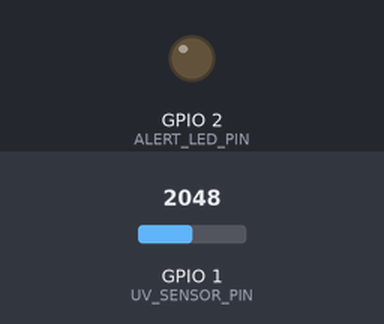
Recording of a sketch running on a simulated ESP32. On the bench: output pins drawn as LEDs (lit = HIGH). The inputs (shaded band) are chosen by the test bench; at power-on: GPIO 1 (UV_SENSOR_PIN) = 2048 (analog values on the 0–4095 scale). Nothing arrives over Bluetooth unless stated; a phone connects over Bluetooth LE 3 s after start; what the sketch prints to the serial monitor is not drawn.

Above: at 0.05 s.
Timing chart, 0 to 5.6 s (numbered marks = the images above):
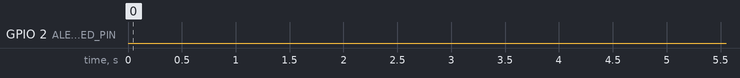

Measured:
- by itself, GPIO 2 (ALERT_LED_PIN): LOW → HIGH at 9.1 s, → LOW 0.10 s later, → HIGH 0.10 s later, → LOW 0.10 s later, … (703 changes in this stretch)
- by itself, everything shown: repeats every 2.4 s, in 6 steps

The sketch:

UVTrackerESP20251127.ino
```cpp
//Server Code
#include <BLEDevice.h>
#include <BLEUtils.h>
#include <BLEServer.h>
#include <BLECharacteristic.h>
#include <BLE2902.h>
#include <deque>
#include <numeric>

// --- Custom UUID Definitions ---
#define SERVICE_UUID "3091094d-6d61-44b3-9ed3-f84515e7e623"

// Define unique UUIDs for each characteristic
#define CHAR_UUID_CURRENT "7c3fd1f0-7343-4d83-b341-2a95bc4ce3c0"
#define CHAR_UUID_10SEC_AVG "7c3fd1f0-7343-4d83-b341-2a95bc4ce3c1"
#define CHAR_UUID_1MIN_AVG "7c3fd1f0-7343-4d83-b341-2a95bc4ce3c2"
#define CHAR_UUID_5MIN_AVG "7c3fd1f0-7343-4d83-b341-2a95bc4ce3c3"
#define CHAR_UUID_10MIN_AVG "7c3fd1f0-7343-4d83-b341-2a95bc4ce3c4"
#define CHAR_UUID_15MIN_AVG "7c3fd1f0-7343-4d83-b341-2a95bc4ce3c5"
#define CHAR_UUID_30MIN_AVG "7c3fd1f0-7343-4d83-b341-2a95bc4ce3c6"
#define CHAR_UUID_ALERT_STATE "7c3fd1f0-7343-4d83-b341-2a95bc4ce3c7"

// --- Alert State Codes (Higher number = Higher Priority) ---
#define ALERT_NONE 0
#define ALERT_30_MIN 1
#define ALERT_15_MIN 2
#define ALERT_10_MIN 3
#define ALERT_5_MIN 4
#define ALERT_1_MIN 5
#define ALERT_10_SEC 6

// Sensor Pin (Assuming GPIO 1 based on original loop call)
const int UV_SENSOR_PIN = 1;

// --- ALERTING MECHANISM DEFINITIONS (MODIFIED) ---
const int ALERT_LED_PIN = LED_BUILTIN;
const int ALERT_VIBRATOR_PIN = 2;  // *** NEW: Pin for the Vibrator Motor (e.g., GPIO 2) ***

bool alert_on = false;
int current_alert_code = ALERT_NONE;

unsigned long lastBlinkTime = 0;
const long blinkInterval = 200;
// *** NEW: Vibrator Pulse Timing (a quick buzz) ***
const long vibrateDuration = 100;  // ms to keep the motor ON

// Define the buffer sizes for each time window (assuming a 1-second delay/sample rate)
const int SAMPLES_10_SEC = 10;
const int SAMPLES_1_MIN = 60;
const int SAMPLES_5_MIN = 300;
const int SAMPLES_10_MIN = 600;
const int SAMPLES_15_MIN = 900;
const int SAMPLES_30_MIN = 1800;  // 30 minutes

// Define the **ALERT** thresholds for each time window
const float THRESHOLD_10_SEC = 12.0f;
const float THRESHOLD_1_MIN = 10.0f;
const float THRESHOLD_5_MIN = 7.0f;
const float THRESHOLD_10_MIN = 5.0f;
const float THRESHOLD_15_MIN = 3.0f;
const float THRESHOLD_30_MIN = 1.0f;

// Circular buffer to store samples
std::deque<float> sampleBuffer;

// BLE Characteristic Pointers
BLECharacteristic *pCharCurrent;
BLECharacteristic *pChar10SecAvg;
BLECharacteristic *pChar1MinAvg;
BLECharacteristic *pChar5MinAvg;
BLECharacteristic *pChar10MinAvg;
BLECharacteristic *pChar15MinAvg;
BLECharacteristic *pChar30MinAvg;
BLECharacteristic *pCharAlertState;

// Function to add a new sample and maintain buffer size
void addSample(float newSample) {
  sampleBuffer.push_back(newSample);

  // Keep the buffer size to the maximum needed (30 minutes)
  if (sampleBuffer.size() > SAMPLES_30_MIN) {
    sampleBuffer.pop_front();
  }
}

// Function to calculate the average for a given number of samples
float calculateAverage(int numSamples) {
  if (sampleBuffer.empty() || numSamples <= 0) {
    return 0.0f;
  }

  // Only calculate and return the average if the buffer contains
  // the full number of required samples for this time window.
  if (sampleBuffer.size() < numSamples) {
    // Return 0.0f or any desired default value until the window is full
    return 0.0f;
  }

  // Since we've confirmed the buffer is full, we average exactly `numSamples`
  float sum = 0.0f;
  // Iterate over the last 'numSamples' elements
  for (int i = 0; i < numSamples; ++i) {
    sum += sampleBuffer[sampleBuffer.size() - numSamples + i];
  }
  return sum / numSamples;
}

// Utility function to convert float to a printable/transmittable string (BLE handles bytes/strings well)
String floatToString(float val) {
  char buf[20];
  sprintf(buf, "%.2f", val);
  return String(buf);
}

// *** NEW: Function to execute a single short vibration pulse ***
void pulseVibrator() {
  // Note: Since we are in the main loop and don't want to use delay() here,
  // we'll rely on the main `handleBlinking` and `loop` flow to keep it simple.
  // For a simple pulse, we can momentarily block, as the main loop already has a 1000ms delay.
  // However, it's safer to integrate it into the non-blocking `handleBlinking`.
  // For now, let's stick to the non-blocking approach in `handleBlinking`
  // and just ensure the pin is set HIGH/LOW when the alert state changes.
}


// --- Alerting Function (MODIFIED) ---
void checkAndHandleAlerts(float avg_10_sec, float avg_1_min, float avg_5_min, float avg_10_min, float avg_15_min, float avg_30_min) {
  // Determine the highest priority alert code
  current_alert_code = ALERT_NONE;

  // Check from shortest (highest priority) to longest
  if (avg_10_sec > THRESHOLD_10_SEC) {
    current_alert_code = ALERT_10_SEC;
  } else if (avg_1_min > THRESHOLD_1_MIN) {
    current_alert_code = ALERT_1_MIN;
  } else if (avg_5_min > THRESHOLD_5_MIN) {
    current_alert_code = ALERT_5_MIN;
  } else if (avg_10_min > THRESHOLD_10_MIN) {
    current_alert_code = ALERT_10_MIN;
  } else if (avg_15_min > THRESHOLD_15_MIN) {
    current_alert_code = ALERT_15_MIN;
  } else if (avg_30_min > THRESHOLD_30_MIN) {
    current_alert_code = ALERT_30_MIN;
  }

  // --- Update Alert Characteristic ---
  uint8_t alert_value = (uint8_t)current_alert_code;
  pCharAlertState->setValue(&alert_value, 1);
  pCharAlertState->notify();

  if (current_alert_code != ALERT_NONE) {
    // --- Alert Triggered (Physical/Serial) ---
    if (!alert_on) {
      Serial.println("\n*** ALERT TRIGGERED: At least one average UV Index is above threshold! ***");
      // *** NEW: Turn on the vibrator when the alert FIRST triggers ***
      digitalWrite(ALERT_VIBRATOR_PIN, HIGH);
      // Reset the blink time to start the LED and VIBRATOR pattern
      lastBlinkTime = millis();
      alert_on = true;
    }

    // Print specific alert type
    Serial.print("Highest Priority Alert: ");
    switch (current_alert_code) {
      case ALERT_10_SEC: Serial.println("10-Second Avg (Code 6)."); break;
      case ALERT_1_MIN: Serial.println("1-Minute Avg (Code 5)."); break;
      case ALERT_5_MIN: Serial.println("5-Minute Avg (Code 4)."); break;
      case ALERT_10_MIN: Serial.println("10-Minute Avg (Code 3)."); break;
      case ALERT_15_MIN: Serial.println("15-Minute Avg (Code 2)."); break;
      case ALERT_30_MIN: Serial.println("30-Minute Avg (Code 1)."); break;
    }

  } else {
    // --- Alert Cleared ---
    if (alert_on) {
      Serial.println("\n*** ALERT CLEARED: All average UV Indices are now below their thresholds. ***");
      // *** MODIFIED: Turn off the LED and VIBRATOR when the alert clears ***
      digitalWrite(ALERT_LED_PIN, LOW);
      digitalWrite(ALERT_VIBRATOR_PIN, LOW);
      alert_on = false;
    }
  }
}

// Function to handle the LED and VIBRATOR pulsing logic (MODIFIED)
void handleBlinking() {
  if (alert_on) {
    digitalWrite(ALERT_LED_PIN, LOW);
    digitalWrite(ALERT_VIBRATOR_PIN, LOW);
    for (int i = 0; i <= current_alert_code; ++i) {
      digitalWrite(ALERT_LED_PIN, HIGH);
      digitalWrite(ALERT_VIBRATOR_PIN, HIGH);
      delay(100);
      digitalWrite(ALERT_LED_PIN, LOW);
      digitalWrite(ALERT_VIBRATOR_PIN, LOW);
      delay(100);
    }
    digitalWrite(ALERT_LED_PIN, LOW);
    digitalWrite(ALERT_VIBRATOR_PIN, LOW);
  }
}


void setup() {
  Serial.begin(115200);
  Serial.println("Starting BLE UV Tracker!");
  analogReadResolution(12);

  // --- ALERTING: Initialize LED and VIBRATOR Pins (MODIFIED) ---
  pinMode(ALERT_LED_PIN, OUTPUT);
  digitalWrite(ALERT_LED_PIN, LOW);

  // *** NEW: Initialize Vibrator Pin ***
  pinMode(ALERT_VIBRATOR_PIN, OUTPUT);
  digitalWrite(ALERT_VIBRATOR_PIN, LOW);

  BLEDevice::init("UV Tracker");
  BLEServer *pServer = BLEDevice::createServer();
  BLEService *pService = pServer->createService(SERVICE_UUID);

  // --- Initialize all 7 Characteristics (No Change) ---
  pCharCurrent = pService->createCharacteristic(
    CHAR_UUID_CURRENT,
    BLECharacteristic::PROPERTY_READ | BLECharacteristic::PROPERTY_NOTIFY);
  pCharCurrent->addDescriptor(new BLE2902());

  pChar10SecAvg = pService->createCharacteristic(
    CHAR_UUID_10SEC_AVG,
    BLECharacteristic::PROPERTY_READ | BLECharacteristic::PROPERTY_NOTIFY);
  pChar10SecAvg->addDescriptor(new BLE2902());

  pChar1MinAvg = pService->createCharacteristic(
    CHAR_UUID_1MIN_AVG,
    BLECharacteristic::PROPERTY_READ | BLECharacteristic::PROPERTY_NOTIFY);
  pChar1MinAvg->addDescriptor(new BLE2902());

  pChar5MinAvg = pService->createCharacteristic(
    CHAR_UUID_5MIN_AVG,
    BLECharacteristic::PROPERTY_READ | BLECharacteristic::PROPERTY_NOTIFY);
  pChar5MinAvg->addDescriptor(new BLE2902());

  pChar10MinAvg = pService->createCharacteristic(
    CHAR_UUID_10MIN_AVG,
    BLECharacteristic::PROPERTY_READ | BLECharacteristic::PROPERTY_NOTIFY);
  pChar10MinAvg->addDescriptor(new BLE2902());

  pChar15MinAvg = pService->createCharacteristic(
    CHAR_UUID_15MIN_AVG,
    BLECharacteristic::PROPERTY_READ | BLECharacteristic::PROPERTY_NOTIFY);
  pChar15MinAvg->addDescriptor(new BLE2902());

  pChar30MinAvg = pService->createCharacteristic(
    CHAR_UUID_30MIN_AVG,
    BLECharacteristic::PROPERTY_READ | BLECharacteristic::PROPERTY_NOTIFY);
  pChar30MinAvg->addDescriptor(new BLE2902());

  // New Alert State Characteristic
  pCharAlertState = pService->createCharacteristic(
    CHAR_UUID_ALERT_STATE,
    BLECharacteristic::PROPERTY_READ | BLECharacteristic::PROPERTY_NOTIFY);
  pCharAlertState->addDescriptor(new BLE2902());

  pService->start();

  BLEAdvertising *pAdvertising = BLEDevice::getAdvertising();
  pAdvertising->addServiceUUID(SERVICE_UUID);
  pAdvertising->setScanResponse(true);
  pAdvertising->setMinPreferred(0x06);
  pAdvertising->setMinPreferred(0x12);
  BLEDevice::startAdvertising();
  Serial.println("BLE Service and Characteristics defined. Advertising started.");
}

float read_uv_index(int pin) {
  int sensor_millivolts = analogReadMilliVolts(pin);
  float voltage = sensor_millivolts / 1000.0;
  // This mapping (voltage * 10) is a simplification, tune based on your sensor's datasheet
  float uv_index = voltage * 10.0;
  return uv_index;
}

void loop() {
  // --- Data Acquisition & Calculation ---
  float current_uv_index = read_uv_index(UV_SENSOR_PIN);
  addSample(current_uv_index);

  // Calculate averages (will return 0.0f until buffer is full for that time window)
  float avg_10_sec = calculateAverage(SAMPLES_10_SEC);
  float avg_1_min = calculateAverage(SAMPLES_1_MIN);
  float avg_5_min = calculateAverage(SAMPLES_5_MIN);
  float avg_10_min = calculateAverage(SAMPLES_10_MIN);
  float avg_15_min = calculateAverage(SAMPLES_15_MIN);
  float avg_30_min = calculateAverage(SAMPLES_30_MIN);

  // Print to Serial for debugging
  Serial.println("--- New Sample Cycle ---");
  Serial.println("Current UVI: " + floatToString(current_uv_index));
  Serial.println("Avg 10 sec: " + floatToString(avg_10_sec));
  Serial.println("Avg 1 min: " + floatToString(avg_1_min));
  Serial.println("Avg 5 min: " + floatToString(avg_5_min));
  Serial.println("Avg 10 min: " + floatToString(avg_10_min));
  Serial.println("Avg 15 min: " + floatToString(avg_15_min));
  Serial.println("Avg 30 min: " + floatToString(avg_30_min));

  // --- ALERTING: Check and Trigger/Clear Alerts, Update Alert Characteristic ---
  checkAndHandleAlerts(avg_10_sec, avg_1_min, avg_5_min, avg_10_min, avg_15_min, avg_30_min);

  // --- Update BLE Average Characteristics and Notify Clients (No Change) ---
  pCharCurrent->setValue(floatToString(current_uv_index).c_str());
  pCharCurrent->notify();

  pChar10SecAvg->setValue(floatToString(avg_10_sec).c_str());
  pChar10SecAvg->notify();

  pChar1MinAvg->setValue(floatToString(avg_1_min).c_str());
  pChar1MinAvg->notify();

  pChar5MinAvg->setValue(floatToString(avg_5_min).c_str());
  pChar5MinAvg->notify();

  pChar10MinAvg->setValue(floatToString(avg_10_min).c_str());
  pChar10MinAvg->notify();

  pChar15MinAvg->setValue(floatToString(avg_15_min).c_str());
  pChar15MinAvg->notify();

  pChar30MinAvg->setValue(floatToString(avg_30_min).c_str());
  pChar30MinAvg->notify();

  // --- ALERTING: Handle Blinking/Pulsing ---
  handleBlinking();

  delay(1000);  // wake up after 1 second
}
```
